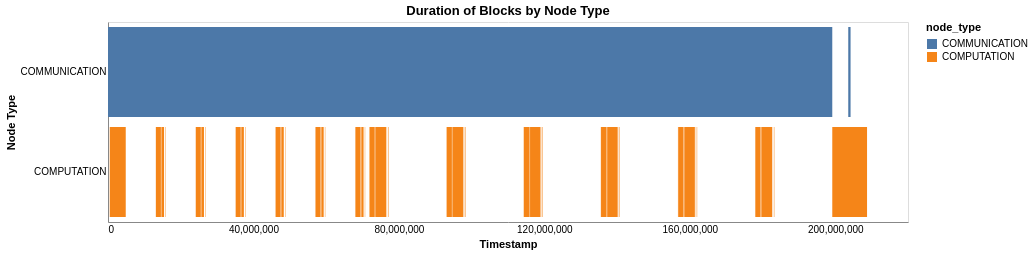
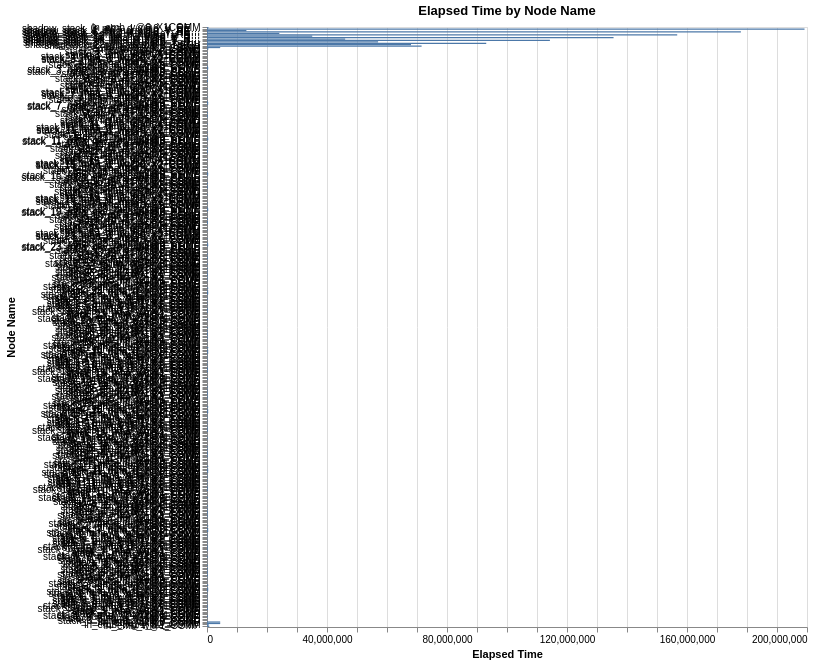

Notebook code cell kept with these figures, in order:
### Markdown cell above
# GPT 3 1300M 2D Torus

### Code cell
df = pd.read_csv("results/GPT_3_1300M/2D_Torus/trace_1_8_2_4_0.csv")
df = get_timings_df(df)
plot_one_npu(df, 0)

### Figure 1 — Vega-Lite specification as saved in the notebook (floating-point values rounded to 4 significant figures)
{"config": {"view": {"continuousWidth": 300, "continuousHeight": 300}, "axis": {"grid": false, "ticks": false}}, "data": {"name": "data-205f16fc7723922c87aeff7498847af8"}, "mark": {"type": "bar"}, "encoding": {"color": {"field": "node_type", "type": "nominal"}, "x": {"field": "start", "title": "Timestamp", "type": "quantitative"}, "x2": {"field": "end"}, "y": {"field": "node_type", "title": "Node Type", "type": "nominal"}}, "height": 200, "params": [{"name": "param_379", "select": {"type": "interval", "encodings": ["x", "y"]}, "bind": "scales"}], "title": "Duration of Blocks by Node Type", "width": 800, "$schema": "https://vega.github.io/schema/vega-lite/v5.20.1.json", "datasets": {"data-205f16fc7723922c87aeff7498847af8": [{"start": 0, "end": 0, "node_type": "COMPUTATION"}, {"start": 483368, "end": 4878708, "node_type": "COMPUTATION"}, {"start": 13154491, "end": 14549094, "node_type": "COMPUTATION"}, {"start": 14635606, "end": 14803377, "node_type": "COMPUTATION"}, {"start": 14826985, "end": 15414187, "node_type": "COMPUTATION"}, {"start": 15748043, "end": 15852900, "node_type": "COMPUTATION"}, {"start": 24128683, "end": 25523286, "node_type": "COMPUTATION"}, {"start": 25609798, "end": 25777569, "node_type": "COMPUTATION"}, {"start": 25801177, "end": 26388379, "node_type": "COMPUTATION"}, {"start": 26722235, "end": 26827092, "node_type": "COMPUTATION"}, {"start": 35102875, "end": 36497478, "node_type": "COMPUTATION"}, {"start": 36583990, "end": 36751761, "node_type": "COMPUTATION"}, {"start": 36775369, "end": 37362571, "node_type": "COMPUTATION"}, {"start": 37696427, "end": 37801284, "node_type": "COMPUTATION"}, {"start": 46077067, "end": 47471670, "node_type": "COMPUTATION"}, {"start": 47558182, "end": 47725953, "node_type": "COMPUTATION"}, {"start": 47749561, "end": 48336763, "node_type": "COMPUTATION"}, {"start": 48670619, "end": 48775476, "node_type": "COMPUTATION"}, {"start": 57051259, "end": 58445862, "node_type": "COMPUTATION"}, {"start": 58532374, "end": 58700145, "node_type": "COMPUTATION"}, {"start": 58723753, "end": 59310955, "node_type": "COMPUTATION"}, {"start": 59644811, "end": 59749668, "node_type": "COMPUTATION"}, {"start": 68025451, "end": 69420054, "node_type": "COMPUTATION"}, {"start": 69506566, "end": 69674337, "node_type": "COMPUTATION"}, {"start": 69697945, "end": 70285147, "node_type": "COMPUTATION"}, {"start": 70619003, "end": 70723860, "node_type": "COMPUTATION"}, {"start": 71858792, "end": 71900735, "node_type": "COMPUTATION"}, {"start": 71924343, "end": 73350405, "node_type": "COMPUTATION"}, {"start": 73432603, "end": 73600374, "node_type": "COMPUTATION"}, {"start": 73623982, "end": 76507559, "node_type": "COMPUTATION"}, {"start": 76682442, "end": 76745356, "node_type": "COMPUTATION"}, {"start": 77016298, "end": 77142126, "node_type": "COMPUTATION"}, {"start": 93078252, "end": 93120195, "node_type": "COMPUTATION"}, {"start": 93143803, "end": 94569865, "node_type": "COMPUTATION"}, {"start": 94652063, "end": 94819834, "node_type": "COMPUTATION"}, {"start": 94843442, "end": 97727019, "node_type": "COMPUTATION"}, {"start": 97901902, "end": 97964816, "node_type": "COMPUTATION"}, {"start": 98235758, "end": 98361586, "node_type": "COMPUTATION"}, {"start": 114297712, "end": 114339655, "node_type": "COMPUTATION"}, {"start": 114363263, "end": 115789325, "node_type": "COMPUTATION"}, {"start": 115871523, "end": 116039294, "node_type": "COMPUTATION"}, {"start": 116062902, "end": 118946479, "node_type": "COMPUTATION"}, {"start": 119121362, "end": 119184276, "node_type": "COMPUTATION"}, {"start": 119455218, "end": 119581046, "node_type": "COMPUTATION"}, {"start": 135517172, "end": 135559115, "node_type": "COMPUTATION"}, {"start": 135582723, "end": 137008785, "node_type": "COMPUTATION"}, {"start": 137090983, "end": 137258754, "node_type": "COMPUTATION"}, {"start": 137282362, "end": 140165939, "node_type": "COMPUTATION"}, {"start": 140340822, "end": 140403736, "node_type": "COMPUTATION"}, {"start": 140674678, "end": 140800506, "node_type": "COMPUTATION"}, {"start": 156736632, "end": 156778575, "node_type": "COMPUTATION"}, {"start": 156802183, "end": 158228245, "node_type": "COMPUTATION"}, {"start": 158310443, "end": 158478214, "node_type": "COMPUTATION"}, {"start": 158501822, "end": 161385399, "node_type": "COMPUTATION"}, {"start": 161560282, "end": 161623196, "node_type": "COMPUTATION"}, {"start": 161894138, "end": 162019966, "node_type": "COMPUTATION"}, {"start": 177956092, "end": 177998035, "node_type": "COMPUTATION"}, {"start": 178021643, "end": 179447705, "node_type": "COMPUTATION"}, {"start": 179529903, "end": 179697674, "node_type": "COMPUTATION"}, {"start": 179721282, "end": 182604859, "node_type": "COMPUTATION"}, {"start": 182779742, "end": 182842656, "node_type": "COMPUTATION"}, {"start": 183113598, "end": 183239426, "node_type": "COMPUTATION"}, {"start": 199175552, "end": 208738179, "node_type": "COMPUTATION"}, {"start": 0, "end": 199175552, "node_type": "COMMUNICATION"}, {"start": 203570892, "end": 204204620, "node_type": "COMMUNICATION"}]}}

### Figure 2 — Vega-Lite specification as saved in the notebook (floating-point values rounded to 4 significant figures; data arrays with more than 128 entries replaced by an {"elided": "..."} marker saying what was removed)
{"config": {"view": {"continuousWidth": 300, "continuousHeight": 300}, "axis": {"labelFontSize": 10}}, "data": {"name": "data-70844fe97fe06f75f4d2940f449e121a"}, "mark": {"type": "bar"}, "encoding": {"tooltip": [{"field": "node_name", "type": "nominal"}, {"field": "elapsed_time", "type": "quantitative"}, {"field": "tick_issue", "type": "quantitative"}], "x": {"field": "elapsed_time", "title": "Elapsed Time", "type": "quantitative"}, "y": {"field": "node_name", "sort": {"field": "tick_issue", "order": "ascending"}, "title": "Node Name", "type": "nominal"}}, "height": 600, "params": [{"name": "param_380", "select": {"type": "interval", "encodings": ["x", "y"]}, "bind": "scales"}], "title": "Elapsed Time by Node Name", "width": 600, "$schema": "https://vega.github.io/schema/vega-lite/v5.20.1.json", "datasets": {"data-70844fe97fe06f75f4d2940f449e121a": {"elided": "424 records"}}}
